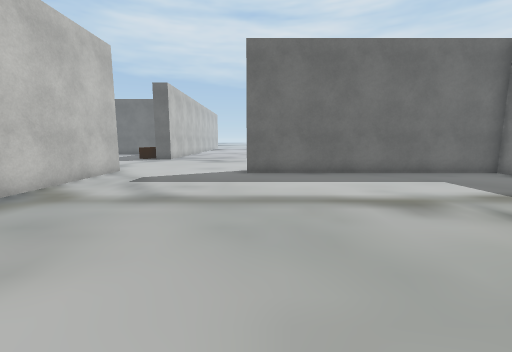
view 1 (above)

17 first-person views from a walk through a scene from a Unity 3-D project. The camera is 1.3 m above the floor, tilts 8° down and sees 90° across. The floor is counted in squares, 1 m on a side. Each view is taken from the middle of a square. On the plan, view 1 faces up. The plan holds only what a view shows up to about 13 squares ahead; the rest is blank. The place goes on beyond the plan. Some surface patterns are stand-ins.

view 2
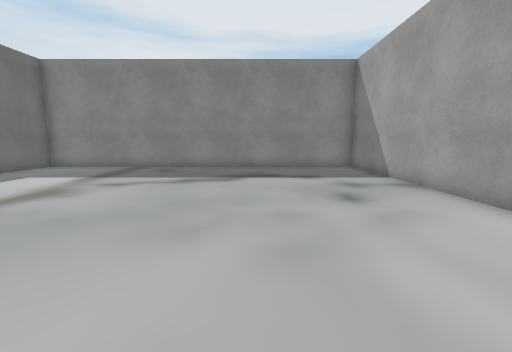

view 3
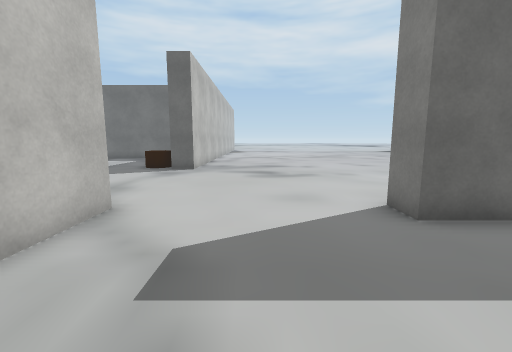

view 4
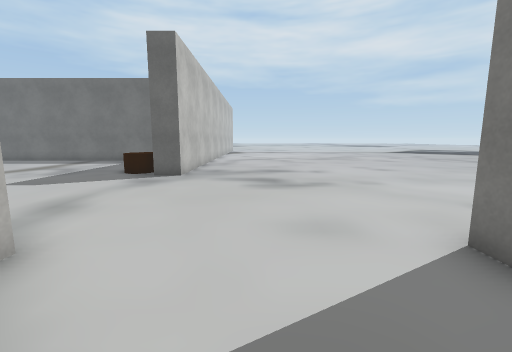

view 5
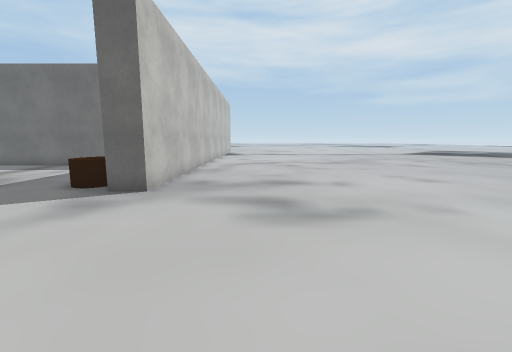

view 6
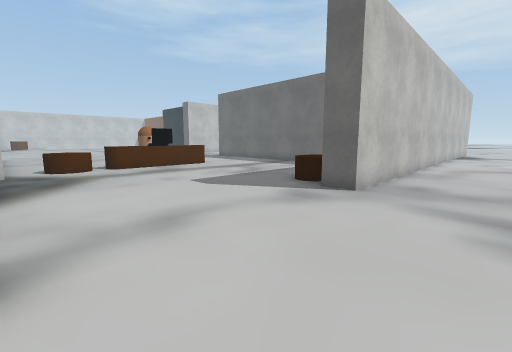

view 7
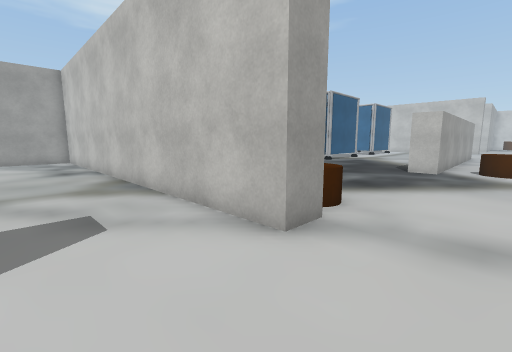

view 8
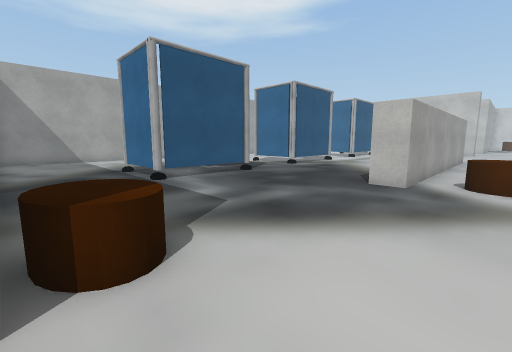

view 9
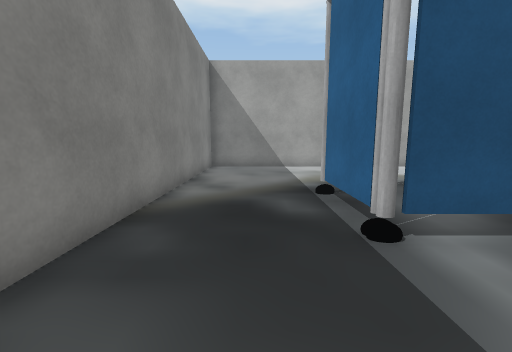

view 10
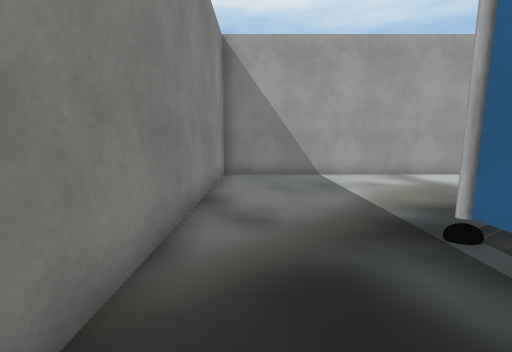

view 11
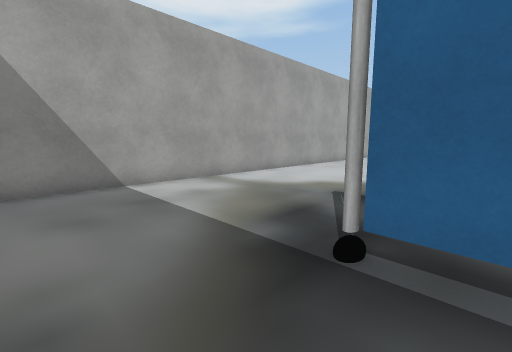

view 12
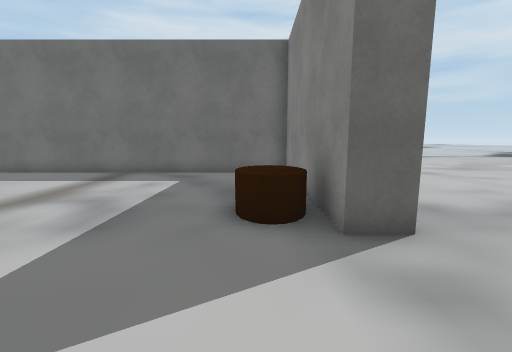

view 13
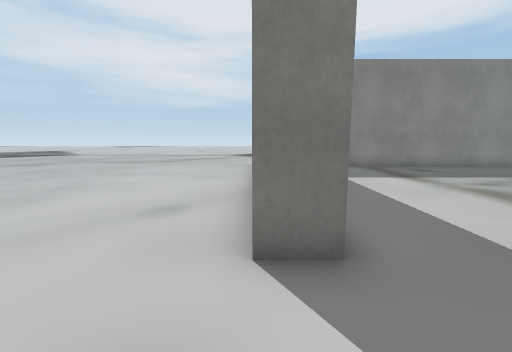

view 14
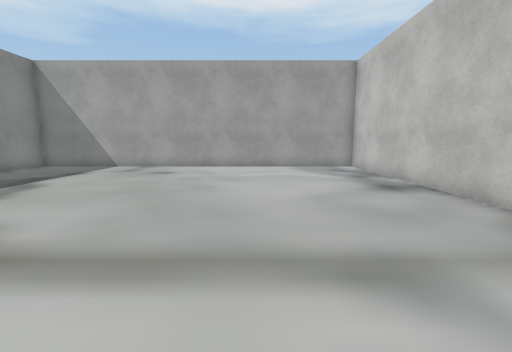

view 15
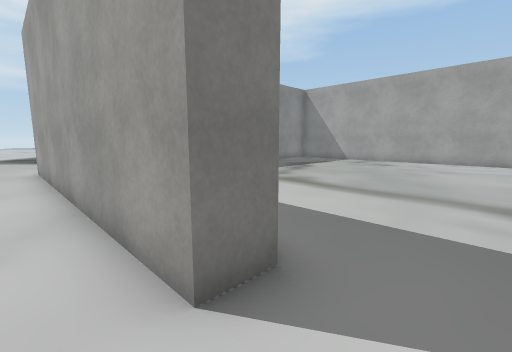

view 16
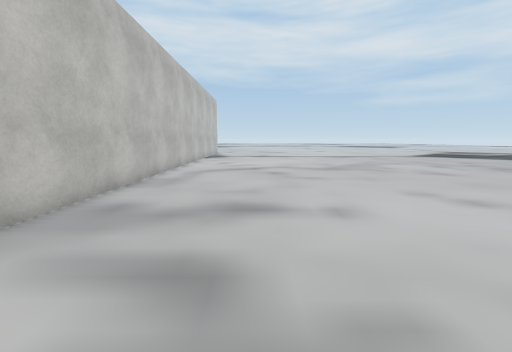

view 17
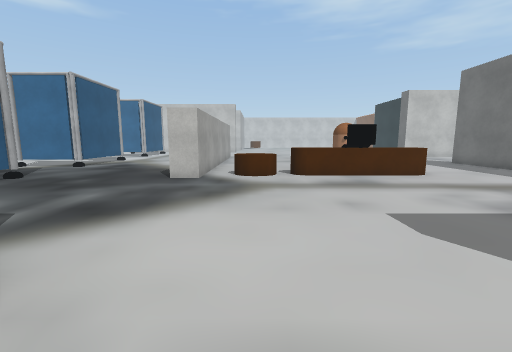

### Floor plan
Points are (right, up) in squares from view 1. A wall is a line through its corners. A room is listed if a view was taken in it or the views show most of it. See-through windows are left out.
Room 1 (views 1, 2, 3, 4, 5, 6, 7, 8, 9, 10, 11, 12, 13, 14, 15, 16, 17)
walls: (-6.9, 10.8) (-5.8, 10.8) (-5.8, -4.7) (9.5, -4.7) (9.5, 10) (-0.4, 10) (-0.4, 11) (10.5, 11); (-10.6, 4.5) (-10.6, 3.5); (-14.5, 4.8) (-13.4, 4.8); (-19.5, 11) (-14.7, 11) (-14.7, 10); (-5.8, 26.5) (-5.8, 17.4) (-6.8, 17.4) (-6.8, 24.2) (-19.2, 24.2); (-19, -4.7) (-6.8, -4.7) (-6.8, 6)
low walls: (-15.4, 18.5) (-15.4, 15.4)
objects: grey pole (-19, 1); grey pole (-19, 2) to (-19, 3); grey pole (-19, 4); other object (-18, 17) to (-17, 17); cylinder (-16, 12) to (-15, 13); cylinder (-16, 14) to (-16, 15); other object (-16, 17); cylinder (-16, 19); grey pole (-15, 5); grey pole (-13, 5) to (-12, 5); grey pole (-11, 2); other object (-11, 3); grey pole (-11, 5); cylinder (-8, 9) to (-8, 10); cylinder (-8, 18) to (-8, 19)

Where each view was taken, in squares from view 1:
view 1: 0 up, 0 right, facing up
view 2: 0 up, 3 left, facing right
view 3: 6 up, 3 left, facing up
view 4: 8 up, 3 left, facing up
view 5: 11 up, 3 left, facing up
view 6: 11 up, 3 left, facing up-left
view 7: 13 up, 3 left, facing down-left
view 8: 13 up, 7 left, facing down-left
view 9: 8 up, 9 left, facing down
view 10: 5 up, 8 left, facing down
view 11: 3 up, 8 left, facing down-left
view 12: 14 up, 8 left, facing up
view 13: 11 up, 3 left, facing right
view 14: 8 up, 1 left, facing down
view 15: 12 up, 2 left, facing down-right
view 16: 14 up, 2 left, facing up
view 17: 13 up, 6 left, facing left
